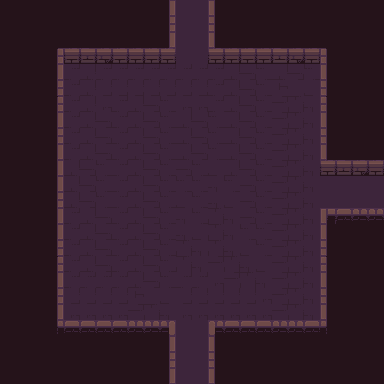

A level layout from a 2D game, rendered from its tile map. Below: a short description, then the map file with tile-grid data replaced by summaries:
An orthogonal 24x24 tile map with 16x16 px tiles, 5 tile layers (background, road, wall, item, ...), 1 hidden layer not drawn, 3 tilesets.

<map version="1.2" tiledversion="1.3.4" orientation="orthogonal" renderorder="right-down" compressionlevel="0" width="24" height="24" tilewidth="16" tileheight="16" infinite="0" nextlayerid="8" nextobjectid="1">
 <tileset firstgid="1" name="Dungeon_Tileset" tilewidth="16" tileheight="16" tilecount="100" columns="10">
  <image source="Dungeon_Tileset.png" width="160" height="160" />
 </tileset>
 <tileset firstgid="101" name="flag" tilewidth="16" tileheight="16" tilecount="4" columns="4">
  <image source="flag.png" width="64" height="16" />
  <tile id="0">
   <animation>
    <frame tileid="3" duration="200" />
    <frame tileid="2" duration="200" />
    <frame tileid="1" duration="200" />
    <frame tileid="0" duration="200" />
   </animation>
  </tile>
 </tileset>
 <tileset firstgid="105" name="torch" tilewidth="16" tileheight="16" tilecount="4" columns="4">
  <image source="torch.png" width="64" height="16" />
  <tile id="0">
   <animation>
    <frame tileid="3" duration="200" />
    <frame tileid="2" duration="200" />
    <frame tileid="1" duration="200" />
    <frame tileid="0" duration="200" />
   </animation>
  </tile>
 </tileset>
 <layer id="1" name="background" width="24" height="24">
  <data>[576 cells, 576 non-empty, 1 distinct tile ids]</data>
 </layer>
 <layer id="5" name="road" width="24" height="24">
  <data>[576 cells, 280 non-empty, 1 distinct tile ids]</data>
 </layer>
 <layer id="3" name="wall" width="24" height="24">
  <data>[576 cells, 80 non-empty, 21 distinct tile ids]</data>
 </layer>
 <layer id="4" name="item" width="24" height="24">
  <data>[576 cells, 0 non-empty, 0 distinct tile ids]</data>
 </layer>
 <layer id="7" name="pickarea" width="24" height="24">
  <data>[576 cells, 256 non-empty, 12 distinct tile ids]</data>
 </layer>
 <layer id="6" name="smog" width="24" height="24" visible="0">
  <data>[576 cells, 576 non-empty, 1 distinct tile ids]</data>
 </layer>
</map>
